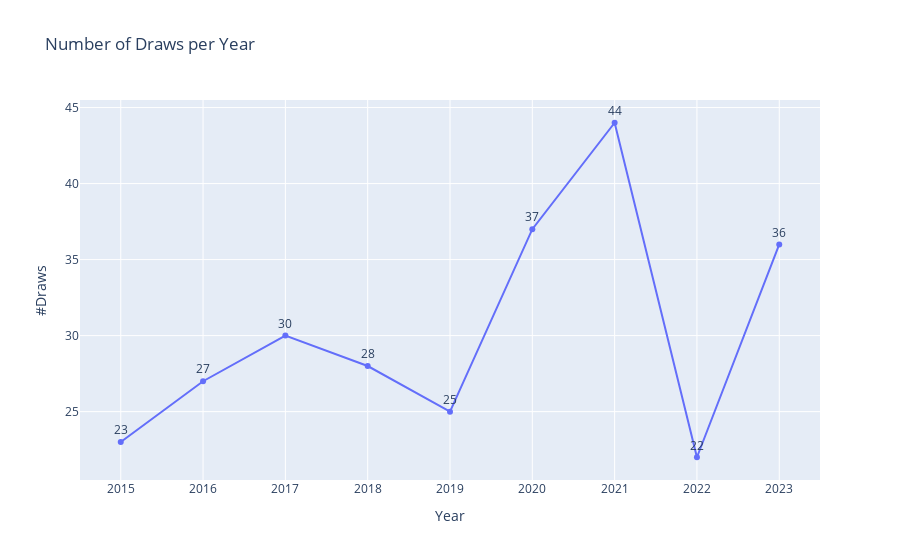

The notebook cell this image was saved under:
### Markdown cell above
## Number of draws per year

### Code cell
draws_per_year = df_clean.groupby('Year').size()

# Create the line plot with markers and text
fig = go.Figure(data=[go.Scatter(
    x=draws_per_year.index,
    y=draws_per_year.values,
    mode='lines+markers+text',  # creates a line plot with markers and text
    text=draws_per_year.values,  # this will display the value at each marker
    textposition='top center',  # this will position the text above each marker
)])

fig.update_layout(title_text='Number of Draws per Year',xaxis_title='Year',  # this will add a label to the x-axis
    yaxis_title='#Draws')

fig.show()

### Figure 1 — Plotly figure (JSON) as saved in the notebook; plotly's stock layout.template omitted (floating-point values rounded to 4 significant figures)
{"data": [{"mode": "lines+markers+text", "text": [23, 27, 30, 28, 25, 37, 44, 22, 36], "textposition": "top center", "type": "scatter", "x": [2015, 2016, 2017, 2018, 2019, 2020, 2021, 2022, 2023], "y": [23, 27, 30, 28, 25, 37, 44, 22, 36]}], "layout": {"title": {"text": "Number of Draws per Year"}, "xaxis": {"title": {"text": "Year"}}, "yaxis": {"title": {"text": "#Draws"}}}}
